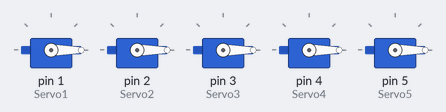
The sketch below on a simulated Arduino Uno, built with avr-gcc and run on an emulated ATmega328P. Shown: 5 × servo.

Above: at 0.05 s.
At 1.0 s:
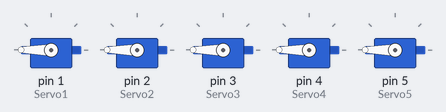
Timing chart, 0 to 3.0 s (numbered marks = the images above):
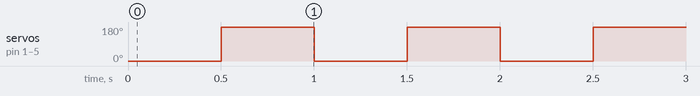

Measured:
- by itself, servo on pin 1 (Servo1), servo on pin 2 (Servo2), servo on pin 3 (Servo3), servo on pin 4 (Servo4), servo on pin 5 (Servo5): alternates 180° for 0.50 s and 0° for 0.50 s

The sketch:

FlexTest.ino
```cpp
#include <Servo.h>

Servo Servo1;
Servo Servo2;
Servo Servo3;
Servo Servo4;
Servo Servo5;


void setup() {
  Servo1.attach(1);
  Servo2.attach(2);
  Servo3.attach(3);
  Servo4.attach(4);
  Servo5.attach(5);


}

void loop() {
 Servo1.write(0);
 Servo2.write(0);
 Servo3.write(0);
 Servo4.write(0);
 Servo5.write(0);

 delay(500);

 Servo1.write(180);
 Servo2.write(180);
 Servo3.write(180);
 Servo4.write(180);
 Servo5.write(180);

 delay(500);

}
```
